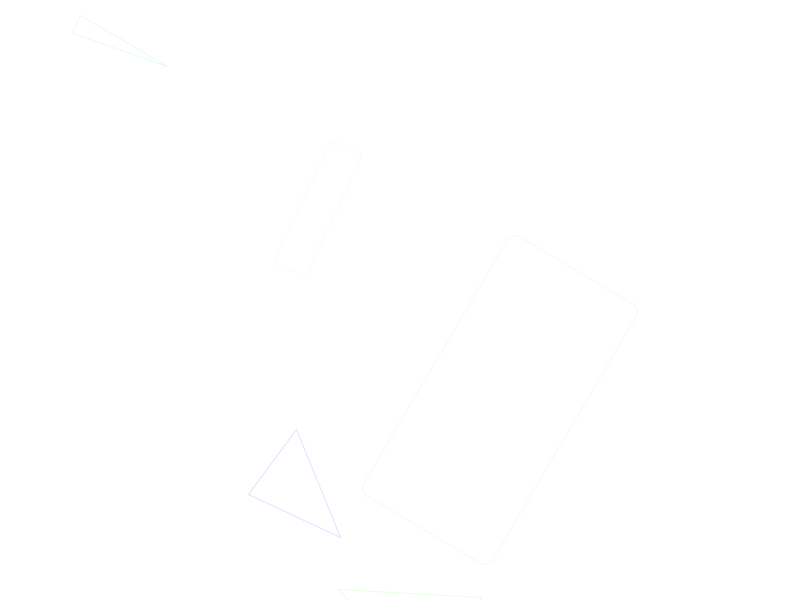
Frame 1 (no input)
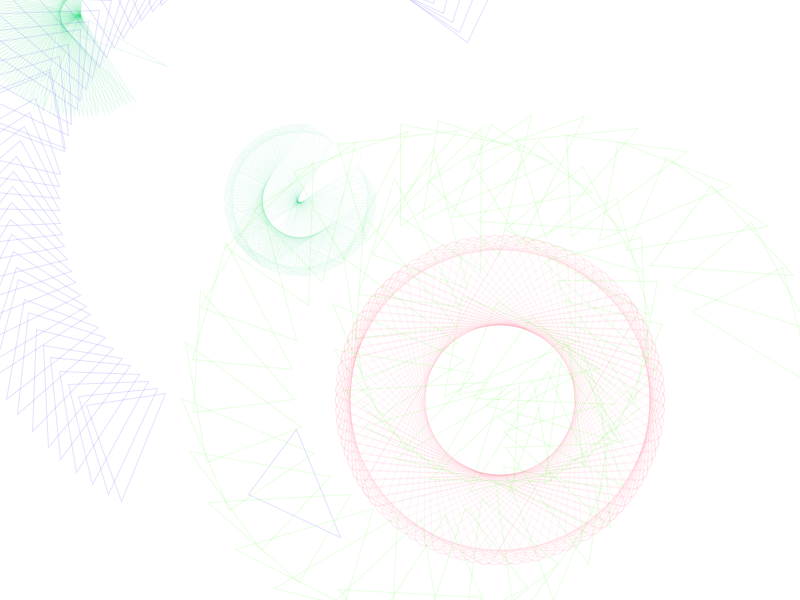
Frame 60 (the mouse pressed at the canvas centre just before this capture)
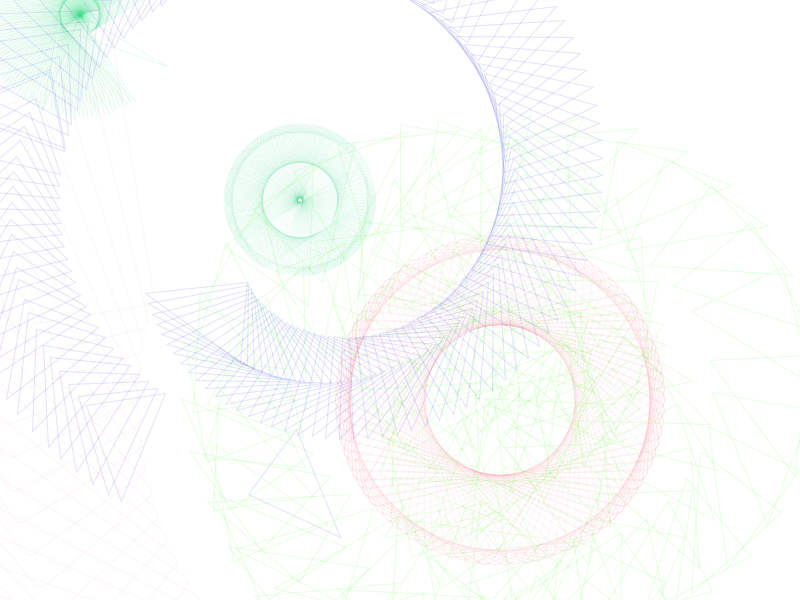
Frame 120 (the mouse held since frame 60 and released just before this capture)

The Processing sketch that drew these frames (run headless with seeded random() and noise(); from frame 60 on, the mouse is pressed at the canvas centre):

// Processing sketch: processing_142555
// ── processing_142555.pde


void setup(){
  size (800,600);
  background(255);
}


void draw(){
  
  
pushMatrix(); 
  translate(500, 400);
  rotate(millis()/250.0);
  noFill();
  stroke(255, 75, 100,15);
  rectMode(CENTER);
  rect(mouseX, mouseY, 150, 300, 10);
   
   translate(80, 80);
  noFill();
  rotate(millis()/100.0);
  stroke(60, 255, 10, 30);
  triangle(100, 0, 160, 130, 200, 15);
popMatrix();
resetMatrix();

pushMatrix(); 
   translate(80, 15);
  noFill();
  rotate(millis()/400.0);
  stroke(60, 220, 140, 30);
  triangle(0, 0, 0, 20, 100, 15); 
popMatrix();
resetMatrix();

pushMatrix();  
  translate(300,200);
  stroke(10,200,100,10);
  rotate(millis()/350.0);
  noFill();
  rect(20, 0, 35, 135,5); 
translate ( 50,180);
stroke(10,20,240,30);
rotate(millis()/800.0);
  triangle(50, 20, 50, 100, 150, 80);
popMatrix();
resetMatrix();


}
